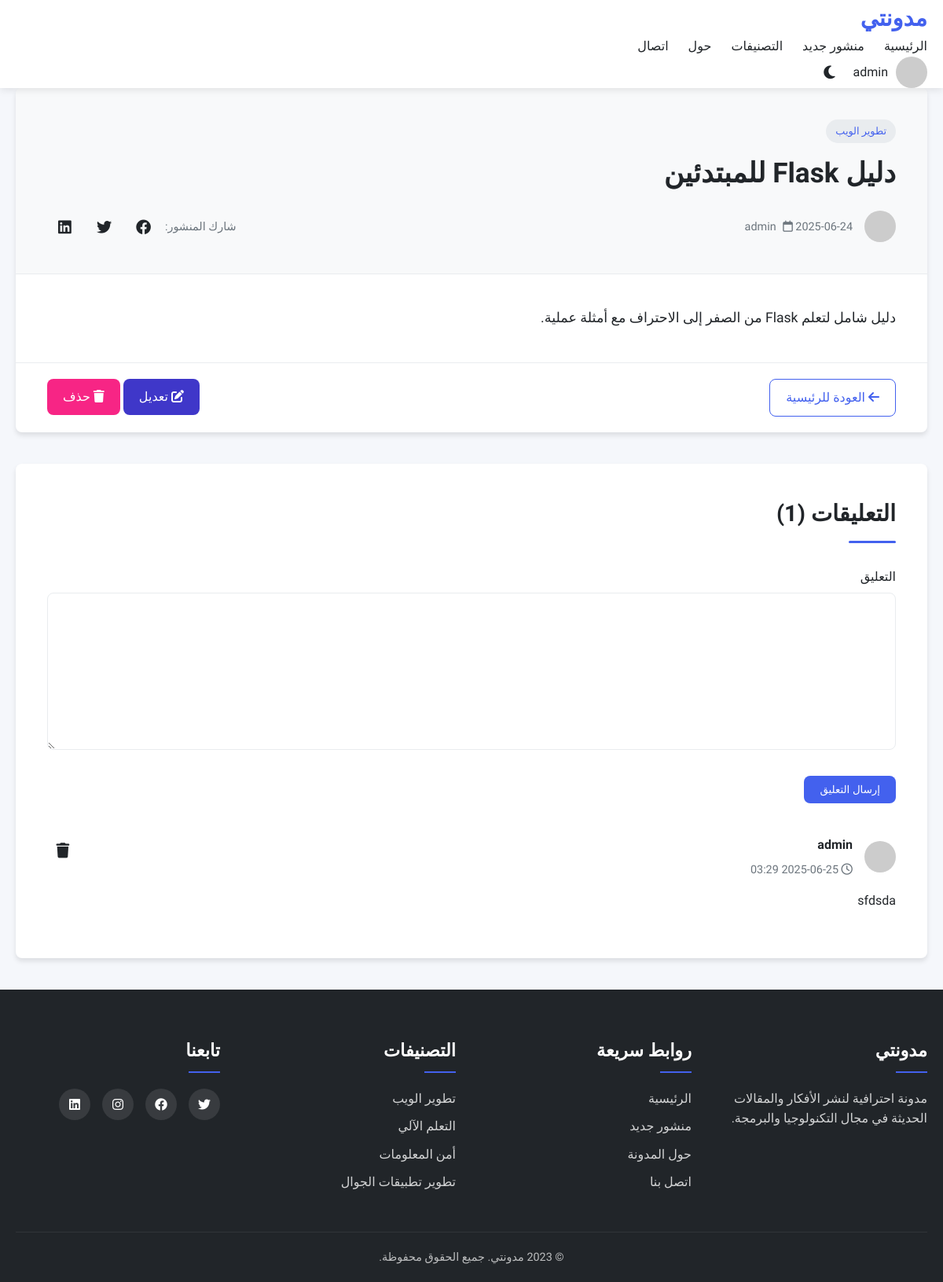
The app's page /post/2 (signed in) with its own data.
### app.py (models this page shows)
class User(db.Model, UserMixin):
    id = db.Column(db.Integer, primary_key=True)
    username = db.Column(db.String(50), unique=True, nullable=False)
    email = db.Column(db.String(120), unique=True, nullable=False)
    password = db.Column(db.String(200), nullable=False)
    created_at = db.Column(db.DateTime, default=datetime.utcnow)
    is_admin = db.Column(db.Boolean, default=False)
    posts = db.relationship('Post', backref='author', lazy=True)
    comments = db.relationship('Comment', backref='user', lazy=True)

class Category(db.Model):
    id = db.Column(db.Integer, primary_key=True)
    name = db.Column(db.String(50), unique=True, nullable=False)
    posts = db.relationship('Post', backref='category', lazy=True)

class Post(db.Model):
    id = db.Column(db.Integer, primary_key=True)
    title = db.Column(db.String(200), nullable=False)
    content = db.Column(db.Text, nullable=False)
    image = db.Column(db.String(100))
    created_at = db.Column(db.DateTime, default=datetime.utcnow)
    updated_at = db.Column(db.DateTime, default=datetime.utcnow, onupdate=datetime.utcnow)
    user_id = db.Column(db.Integer, db.ForeignKey('user.id'), nullable=False)
    category_id = db.Column(db.Integer, db.ForeignKey('category.id'))
    comments = db.relationship('Comment', backref='post', lazy=True)

class Comment(db.Model):
    id = db.Column(db.Integer, primary_key=True)
    content = db.Column(db.Text, nullable=False)
    created_at = db.Column(db.DateTime, default=datetime.utcnow)
    user_id = db.Column(db.Integer, db.ForeignKey('user.id'), nullable=False)
    post_id = db.Column(db.Integer, db.ForeignKey('post.id'), nullable=False)

### app.py (the view, shortened to what this page needs)
@app.route('/post/<int:id>', methods=['GET', 'POST'])
def show_post(id):
    post = Post.query.get_or_404(id)
    form = CommentForm()
    return render_template('post.html', post=post, form=form)

### app.py
class CommentForm(FlaskForm):
    content = TextAreaField('التعليق', validators=[DataRequired(), Length(min=2, max=500)])
    submit = SubmitField('إرسال التعليق')

### app.py (called while the page is built)
@login_manager.user_loader
def load_user(user_id):
    return User.query.get(int(user_id))

@app.context_processor
def inject_categories():
    categories = Category.query.limit(5).all()
    return dict(categories=categories)

### templates/post.html (shortened to what this page needs)
{% extends 'base.html' %}
{% block content %}
<article class="post-detail">
    <div class="post-header">
        {% if post.category %}
            <span class="post-category">{{ post.category.name }}</span>
        {% endif %}
        <h1>{{ post.title }}</h1>
        <div class="post-meta">
            <div class="author-info">
                <img src="https://via.placeholder.com/40" alt="صورة المستخدم" class="author-avatar">
                <div>
                    <span class="author-name">{{ post.author.username }}</span>
                    <span class="post-date">
                        <i class="far fa-calendar"></i> {{ post.created_at.strftime('%Y-%m-%d') }}
                    </span>
                </div>
            </div>
            <div class="share-buttons">
                <span>شارك المنشور:</span>
                <a href="#" class="btn-icon"><i class="fab fa-facebook"></i></a>
                <a href="#" class="btn-icon"><i class="fab fa-twitter"></i></a>
                <a href="#" class="btn-icon"><i class="fab fa-linkedin"></i></a>
            </div>
        </div>
    </div>
    <div class="post-content">
        {{ post.content|safe }}
    </div>
    <div class="post-actions">
        <a href="{{ url_for('index') }}" class="btn btn-outline">
            <i class="fas fa-arrow-left"></i> العودة للرئيسية
        </a>
        {% if current_user == post.author or current_user.is_admin %}
            <div>
                <a href="{{ url_for('edit_post', id=post.id) }}" class="btn btn-secondary">
                    <i class="fas fa-edit"></i> تعديل
                </a>
                <a href="{{ url_for('delete_post', id=post.id) }}" class="btn btn-danger"
                   onclick="return confirm('هل أنت متأكد من رغبتك في حذف هذا المنشور؟')">
                    <i class="fas fa-trash"></i> حذف
                </a>
            </div>
        {% endif %}
    </div>
</article>
<section class="comments-section">
    <h2 class="section-title">التعليقات ({{ post.comments|length }})</h2>
    {% if current_user.is_authenticated %}
        <div class="comment-form">
            <form method="POST" action="{{ url_for('show_post', id=post.id) }}">
                <div class="form-group">
                    {{ form.content.label }}
                    {{ form.content(class="form-control", rows=4) }}
                </div>
                <button type="submit" class="btn btn-primary">إرسال التعليق</button>
            </form>
        </div>
    {% else %}
        <div class="auth-prompt">
            <p>يجب <a href="{{ url_for('login') }}">تسجيل الدخول</a> لإضافة تعليق</p>
        </div>
    {% endif %}
    <div class="comments-list">
        {% for comment in post.comments|sort(attribute='created_at', reverse=True) %}
            <div class="comment">
                <div class="comment-header">
                    <div class="comment-author">
                        <img src="https://via.placeholder.com/40" alt="صورة المستخدم">
                        <div>
                            <h4>{{ comment.user.username }}</h4>
                            <span class="comment-date">
                                <i class="far fa-clock"></i> {{ comment.created_at.strftime('%Y-%m-%d %H:%M') }}
                            </span>
                        </div>
                    </div>
                    {% if current_user == comment.user or current_user.is_admin %}
                        <form method="POST" action="{{ url_for('delete_comment', id=comment.id) }}" class="delete-comment-form">
                            <button type="submit" class="btn-icon" title="حذف التعليق"
                                    onclick="return confirm('هل أنت متأكد من رغبتك في حذف هذا التعليق؟')">
                                <i class="fas fa-trash"></i>
                            </button>
                        </form>
                    {% endif %}
                </div>
                <div class="comment-content">
                    <p>{{ comment.content }}</p>
                </div>
            </div>
        {% else %}
            <div class="empty-comments">
                <i class="far fa-comments"></i>
                <p>لا توجد تعليقات بعد. كن أول من يعلق!</p>
            </div>
        {% endfor %}
    </div>
</section>
{% endblock %}

### templates/base.html (shortened to what this page needs)
<!DOCTYPE html>
<html lang="ar" dir="rtl">
<head>
    <link rel="stylesheet" href="https://cdnjs.cloudflare.com/ajax/libs/font-awesome/6.4.0/css/all.min.css">
    <link rel="stylesheet" href="{{ url_for('static', filename='css/style.css') }}">
    <link rel="stylesheet" href="{{ url_for('static', filename='css/dark-mode.css') }}" id="dark-mode-style" disabled>
    <link rel="stylesheet" href="{{ url_for('static', filename='css/editor.css') }}">
</head>
<body>
    <header>
        <div class="container">
            <div class="logo">
                <a href="{{ url_for('index') }}">مدونتي</a>
            </div>
            <nav>
                <ul>
                    <li><a href="{{ url_for('index') }}">الرئيسية</a></li>
                    <li><a href="{{ url_for('create_post') }}">منشور جديد</a></li>
                    <li><a href="#">التصنيفات</a>
                    </li>
                    <li><a href="#">حول</a></li>
                    <li><a href="#">اتصال</a></li>
                </ul>
            </nav>
            <div class="header-actions">
                {% if current_user.is_authenticated %}
                    <div class="user-menu">
                        <img src="https://via.placeholder.com/40" alt="صورة المستخدم" class="user-avatar">
                        <span>{{ current_user.username }}</span>
                    </div>
                {% else %}
                    <a href="{{ url_for('login') }}" class="btn btn-outline">تسجيل الدخول</a>
                    <a href="{{ url_for('register') }}" class="btn btn-primary">تسجيل حساب</a>
                {% endif %}
                <button id="dark-mode-toggle" class="btn-icon">
                    <i class="fas fa-moon"></i>
                </button>
            </div>
        </div>
    </header>
    <main>
        <div class="container">
            {% block content %}{% endblock %}
        </div>
    </main>
    <footer>
        <div class="container">
            <div class="footer-content">
                <div class="footer-section">
                    <h3>مدونتي</h3>
                    <p>مدونة احترافية لنشر الأفكار والمقالات الحديثة في مجال التكنولوجيا والبرمجة.</p>
                </div>
                <div class="footer-section">
                    <h3>روابط سريعة</h3>
                    <ul>
                        <li><a href="{{ url_for('index') }}">الرئيسية</a></li>
                        <li><a href="{{ url_for('create_post') }}">منشور جديد</a></li>
                        <li><a href="#">حول المدونة</a></li>
                        <li><a href="#">اتصل بنا</a></li>
                    </ul>
                </div>
                <div class="footer-section">
                    <h3>التصنيفات</h3>
                    <ul>
                        {% for category in categories %}
                            <li><a href="{{ url_for('category_posts', name=category.name) }}">{{ category.name }}</a></li>
                        {% endfor %}
                    </ul>
                </div>
                <div class="footer-section">
                    <h3>تابعنا</h3>
                    <div class="social-links">
                        <a href="#"><i class="fab fa-twitter"></i></a>
                        <a href="#"><i class="fab fa-facebook"></i></a>
                        <a href="#"><i class="fab fa-instagram"></i></a>
                        <a href="#"><i class="fab fa-linkedin"></i></a>
                    </div>
                </div>
            </div>
            <div class="footer-bottom">
                <p>&copy; 2023 مدونتي. جميع الحقوق محفوظة.</p>
            </div>
        </div>
    </footer>
</body>
</html>

### records on screen
User: username "admin", author.username "admin"
Category: category.name "تطوير الويب", name "تطوير الويب"
Post: title "دليل Flask للمبتدئين", created_at "2025-06-24", content "دليل شامل لتعلم Flask من الصفر إلى الاحتراف مع أمثلة عملية."
Comment: user.username "admin", created_at "2025-06-25 03:29", content "sfdsda"
Category: name "التعلم الآلي"
Category: name "أمن المعلومات"
Category: name "تطوير تطبيقات الجوال"

### other values on screen
{{ post.comments|length }} "1"
